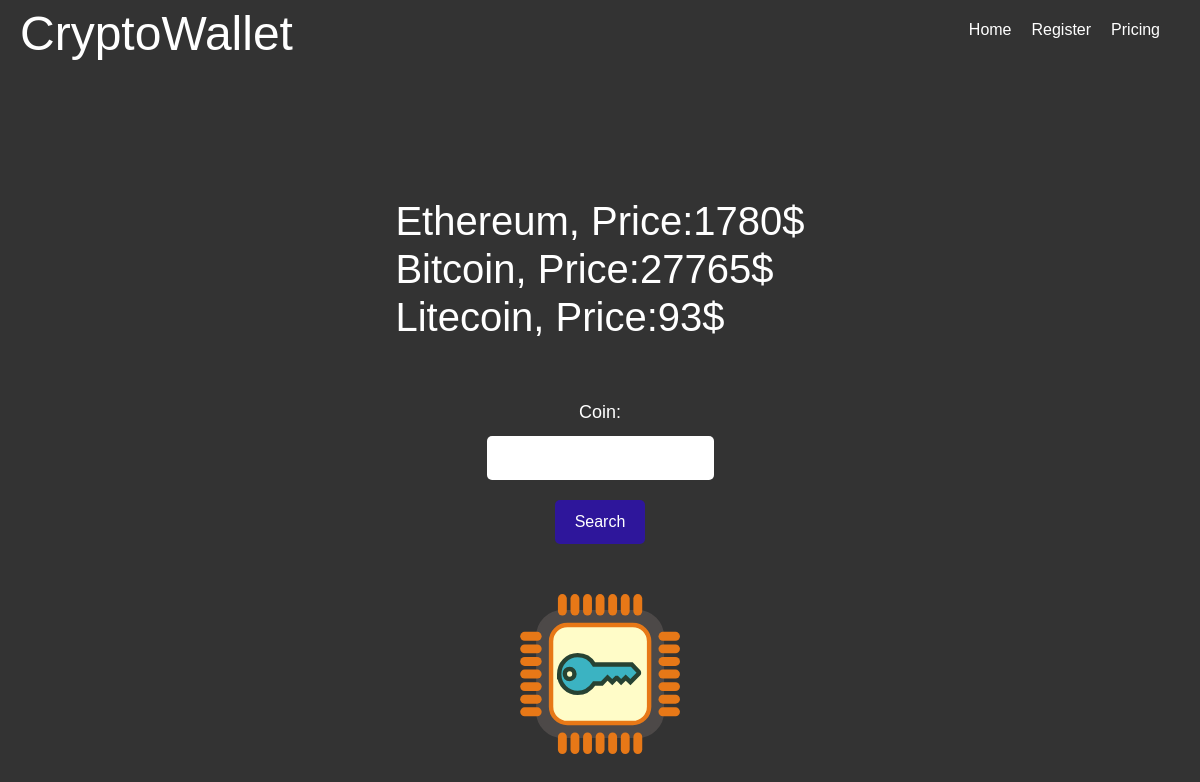
The page /wallet/pricing/ on the database its author committed.
### wallet/models.py (models this page shows)
class Pricing(models.Model):
    name = models.CharField(max_length=50)
    price = models.IntegerField()
    def __str__(self):
        return f"{self.name}, Price:{self.price}"

### wallet/views.py (the view)
# urls.py: path('pricing/', views.pricing, name='pricing'),
def pricing(request):
    form = forms.SearchEngineForm
    if request.method == 'POST':
        form = forms.SearchEngineForm(request.POST)
        if form.is_valid():
            result = form.cleaned_data['search']
            context = {'coins':models.Pricing.objects.filter(name__startswith=result),
            'form':form}
            return render(request, 'wallet/pricing.html', context=context)
    else:
        form = forms.SearchEngineForm
        context= {'coins': models.Pricing.objects.all(),
                'form':form}
        return render(request, 'wallet/pricing.html', context=context)

### wallet/templates/wallet/pricing.html (shortened to what this page needs)
{%extends 'base.html'%}
{%block content%}
{%load static%}
<main>
    <h1>
{%for coin in coins%}
{{coin}}$ </br>
{%endfor%}
</h1>
<form action="" method="POST">
    {{form.search.label_tag}}
    {{form.search}}
    <input type="submit" class='btn btn-primary' value="Search">
</form>
    <img src="{%static 'wallet/pgb-chip-crypto-3.svg'%}">
</main>
{%endblock%}

### wallet/static/wallet/home_css.css (style rules this page uses)
* { box-sizing: border-box; margin: 0; padding: 0; }
body { font-family: Arial, sans-serif; background-color: #333; color:#fff; }
main { display: flex; flex-direction: column; align-items: center; justify-content: center; height: 100vh; }
form { display: flex; flex-direction: column; align-items: center; margin-top: 50px; }
label { font-size: 18px; margin-bottom: 10px; }
input[type="email"], input[type="password"], input[type="text"] { padding: 10px; border: none; border-radius: 5px; margin-bottom: 20px; width: 100%; }
input[type="submit"] { background-color: #2e169b; color: #fff; padding: 10px 20px; border: none; border-radius: 5px; cursor: pointer; }
img { display: flex; flex-direction: column; align-items: center; margin-top: 50px; height: 20%; }

### rows shown on the page
Pricing: name+price "Ethereum, Price:1780"
Pricing: name+price "Bitcoin, Price:27765"
Pricing: name+price "Litecoin, Price:93"
